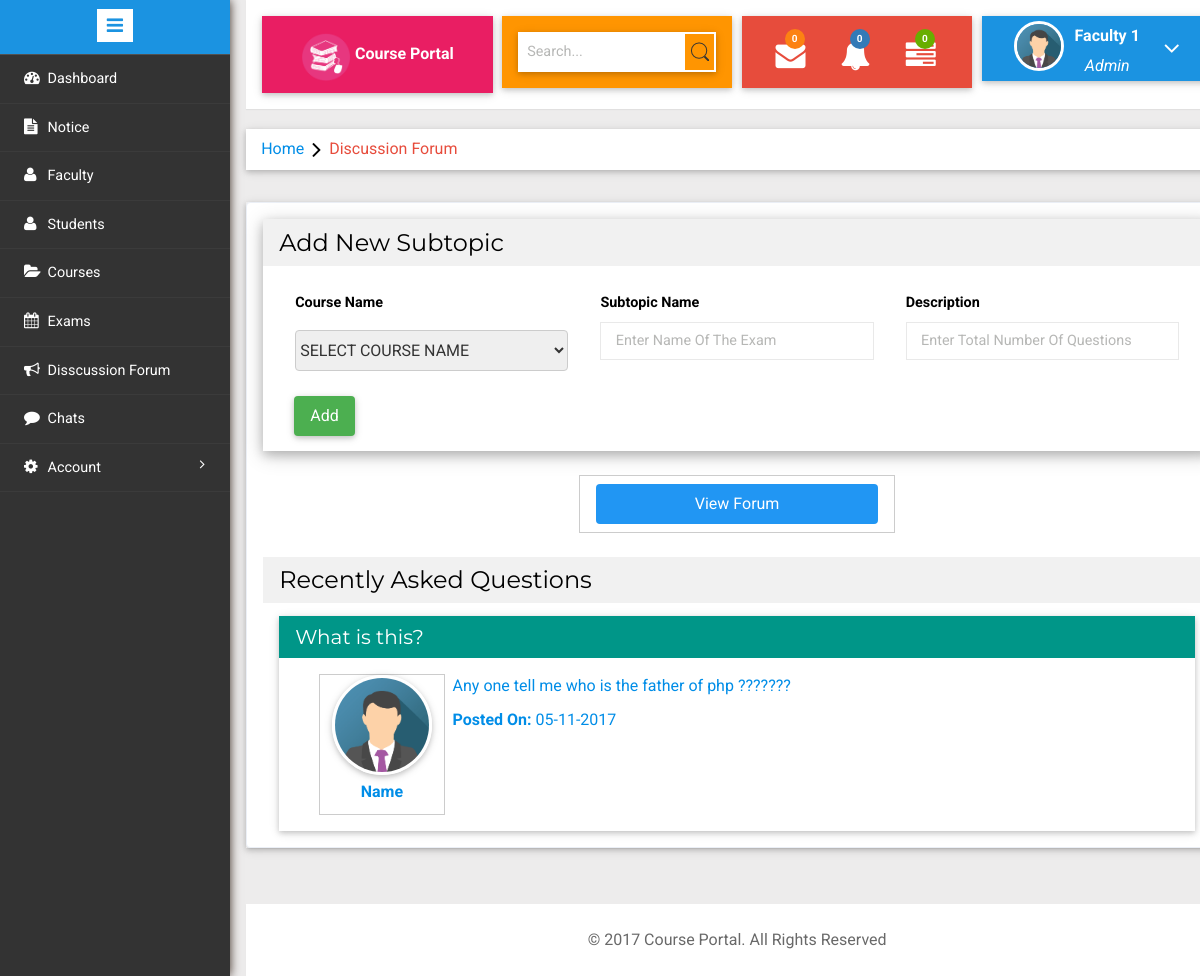
The page /admin/index.php?page=discussion (signed in) on the database as committed earlier.
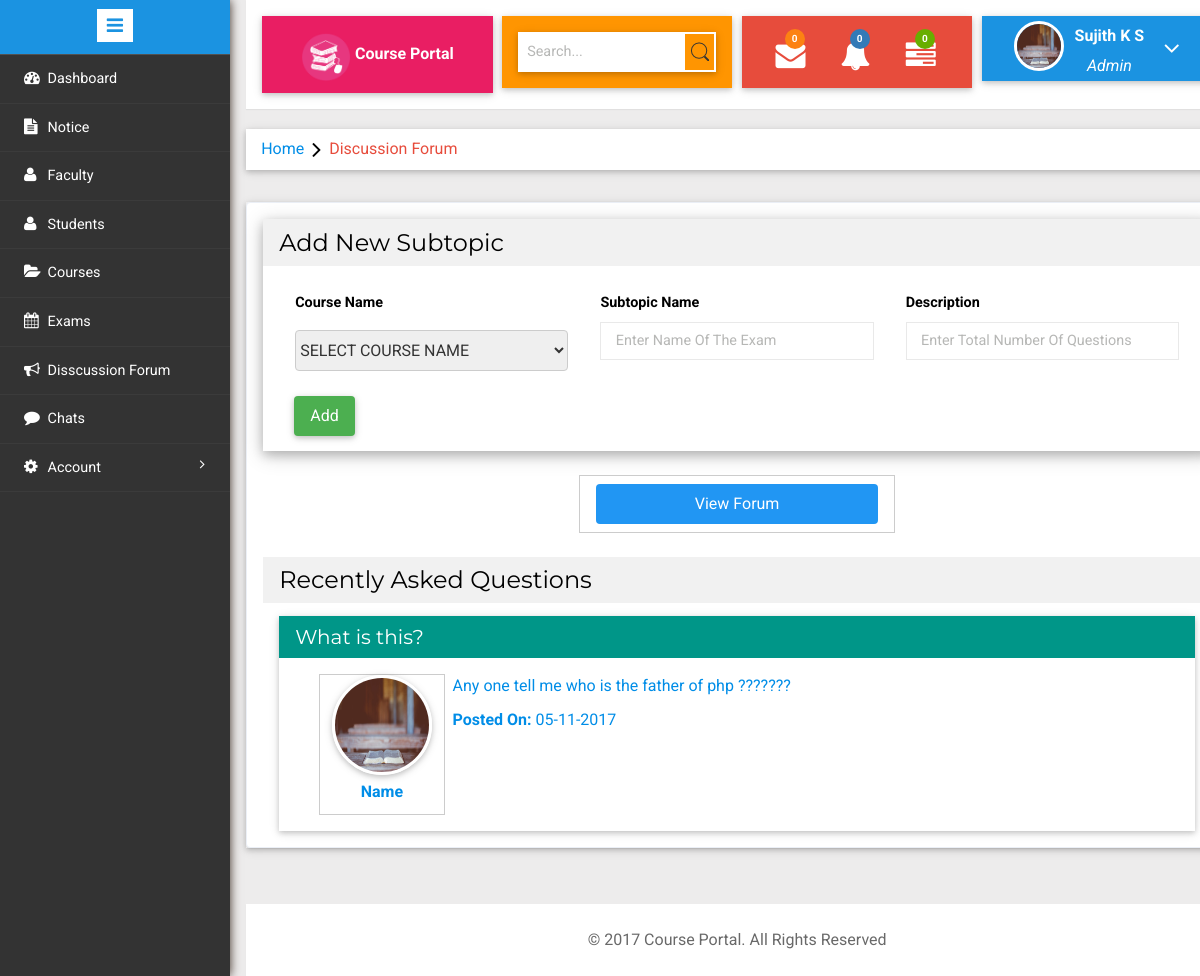
The same page on the database as committed later.
### tables this page shows
CREATE TABLE `users` (
  `id` int(11) NOT NULL,
  `name` char(40) NOT NULL,
  `email` varchar(40) NOT NULL,
  `pass` varchar(40) NOT NULL,
  `type` varchar(10) NOT NULL,
  `mobile` bigint(11) NOT NULL,
  `gender` varchar(40) NOT NULL,
  `image` varchar(50) NOT NULL DEFAULT '../images/avatar.png',
  `dob` date NOT NULL,
  `join_date` datetime NOT NULL DEFAULT CURRENT_TIMESTAMP
);

### admin/discussion-forum.php (the view, shortened to what the changed rows need)
<?php
extract($_POST);
?>
<ol class="breadcrumb w3-card-2">
<li class="breadcrumb-item"><a href="index.html">Home</a><i class="fa fa-angle-right"></i>Discussion Forum</li>
</ol>
<div class="validation-system w3-card-2">
    <div class="validation-form">
    <div class="w3-card-4" style="width:100%">
<header class="w3-container w3-light-grey">
    <h3>Add New Subtopic</h3>
</header>
<div class="w3-container"><br>
<form action="<?php print $PHP_SELF?>" method="post">
    <div class="w3-row">
    <div class="w3-third w3-container form-group1">
        <label class="control-label">Course Name</label>
        <select class="w3-input w3-border w3-margin-top w3-select w3-round" name="course">
            <option value="" selected disable>Select Course Name</option>
        </select>
    </div>
    <div class="w3-third w3-container form-group1">
        <label class="control-label">Subtopic Name</label>
        <input type="text" placeholder="Enter Name Of The Exam" name="stname" required="" >
    </div>
    <div class="w3-third w3-container form-group1">
        <label class="control-label">Description</label>
        <input type="text" placeholder="Enter Total Number Of Questions" name="stdesc" required="" >
    </div>
    </div>
   <div class="col-md-4 form-group w3-center"><br>
     <button type="submit" name="add" class="w3-button w3-green w3-card-2 w3-ripple w3-round w3-hover-red w3-show">Add</button>
   </div>
</form>
</div>
</div><br>
        <div class="w3-row">
            <div class="w3-third  w3-padding">
            </div>
            <div class="w3-third w3-border w3-padding">
                <a class="w3-blue w3-hover-red w3-button w3-ripple w3-round w3-show" href="index.php?page=forum">View Forum</a>
            </div>
            <div class="w3-third  w3-padding">
            </div>
        </div><br>
        <header class="w3-container w3-light-grey">
            <h3>Recently Asked Questions</h3>
        </header>
        <div class="w3-container">
            <a href="#">
            <div class="w3-card-2" style="width:100%;margin-top:12px;">
                <header class="w3-container w3-teal">
                    <h4>What is this?</h4>
                </header>
                <div class="w3-container">
                    <div class="w3-row-padding w3-margin">
                        <div class="w3-col w3-center w3-border w3-cell w3-mobile" style="width:15%">
                            <p><img class="prfil-pic w3-card-2" width=50 height=50 src="<?php echo getAvatar(); ?>"></img></p>
                            <p><strong>Name</strong></p>
                        </div>
                        <div class="w3-col w3-cell w3-mobile" style="width:85%">
                            <p>Any one tell me who is the father of php ???????</p>
                            <p><strong>Posted On: </strong>05-11-2017
                        </div>
                    </div>
                </div>
             </div>
             </a>
        </div>
    </div>
</div>

### admin/index.php (shortened to what the changed rows need)
<?php
	function getName(){
		$fid=$_SESSION['user_id'];
		require('../connection.php');
		$query="SELECT * FROM `users` WHERE id=$fid";
        $result = mysqli_query($con,$query) or die(mysqli_error());
        $row=$result->fetch_assoc();
        return $row["name"];
	}
	function getAvatar(){
		$aid=$_SESSION['user_id'];
		require('../connection.php');
		$query="SELECT * FROM `users` WHERE id=$aid";
        $result = mysqli_query($con,$query) or die(mysqli_error());
        $row=$result->fetch_assoc();
        return $row["image"];
	}
?>
<!DOCTYPE HTML>
<html>
<head>
<link href="../css/bootstrap.min.css" rel='stylesheet' type='text/css' />
<link href="../css/w3.css" rel='stylesheet' type='text/css' />
<link href="../css/style.css" rel='stylesheet' type='text/css' />
<link href="../css/chat.css" rel='stylesheet' type='text/css' />
<link rel="stylesheet" href="../css/morris.css" type="text/css"/>
<link href="../css/font-awesome.css" rel="stylesheet">
<link rel="stylesheet" href="../css/icon-font.min.css" type='text/css' />
</head>
<body>
   <div class="page-container">
<div class="left-content">
	   <div class="mother-grid-inner">
				<div class="header-main">
						<div class="profile_details w3l w3-card-2">
								<ul>
									<li class="dropdown profile_details_drop">
										<a href="#" class="dropdown-toggle" data-toggle="dropdown" aria-expanded="false">
											<div class="profile_img">
												<span class="prfil-img"><img src="<?php echo getAvatar(); ?>" alt=""> </span>
												<div class="user-name">
													<p><?php echo getName(); ?></p>
													<span>Admin</span>
												</div>
											</div>
										</a>
									</li>
								</ul>
							</div>
				</div>
 <?php
		@$page=  $_GET['page'];
		  if($page!="")
		  {
			switch($page){
				case "discussion":	include("discussion-forum.php"); break;
			}
		  }
		  else
		  {
		  include('dashboard.php');
		  }
		  ?>
<br />
</div>
</div>
							</div>
</body>
</html>

Rows that differ between the two databases and show on the page:
changed users: image: picture added in place of a placeholder; name "Faculty 1" → "Sujith K S"
